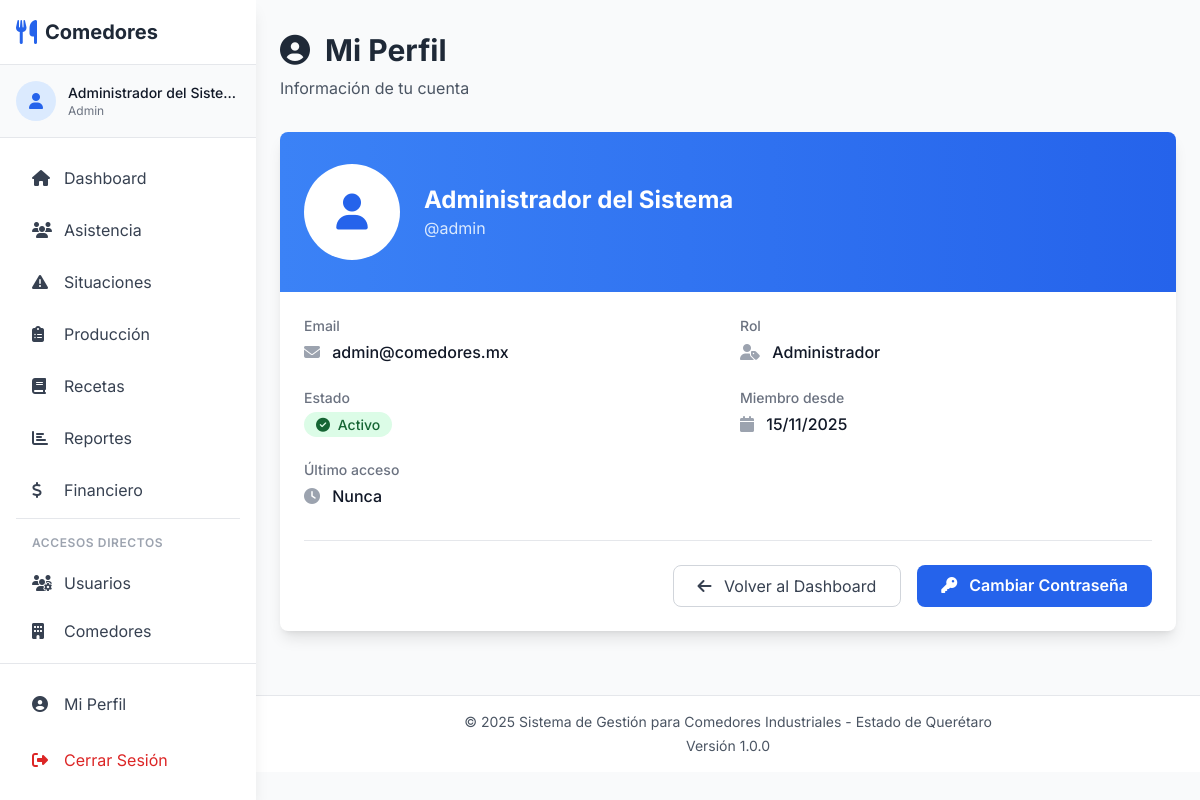
Page /profile (signed in) on the committed database.
### tables this page shows
CREATE TABLE IF NOT EXISTS usuarios (
    id INT AUTO_INCREMENT PRIMARY KEY,
    username VARCHAR(50) UNIQUE NOT NULL,
    email VARCHAR(100) UNIQUE NOT NULL,
    password VARCHAR(255) NOT NULL,
    nombre_completo VARCHAR(150) NOT NULL,
    rol ENUM('admin', 'coordinador', 'chef', 'operativo') DEFAULT 'operativo',
    activo TINYINT(1) DEFAULT 1,
    fecha_creacion TIMESTAMP DEFAULT CURRENT_TIMESTAMP,
    ultimo_acceso DATETIME NULL,
    INDEX idx_username (username),
    INDEX idx_rol (rol)
);

### config/Database.php (called while the page is built, shortened)
<?php
class Database {
    private static $instance = null;
    private $connection;
    private function __construct() {
        try {
            $dsn = "mysql:host=" . DB_HOST . ";dbname=" . DB_NAME . ";charset=" . DB_CHARSET;
            $this->connection = new PDO($dsn, DB_USER, DB_PASS);
            $this->connection->setAttribute(PDO::ATTR_ERRMODE, PDO::ERRMODE_EXCEPTION);
            $this->connection->setAttribute(PDO::ATTR_DEFAULT_FETCH_MODE, PDO::FETCH_ASSOC);
        } catch(PDOException $e) {
            die("Database Connection Error: " . $e->getMessage());
        }
    }
    public static function getInstance() {
        if (self::$instance === null) {
            self::$instance = new self();
        }
        return self::$instance;
    }
    public function getConnection() {
        return $this->connection;
    }
}

### app/controllers/ProfileController.php (called while the page is built, shortened)
<?php
class ProfileController extends Controller {
    public function index() {
        $stmt = $this->db->prepare("
            SELECT id, username, email, nombre_completo, rol, activo,
                   fecha_creacion, ultimo_acceso
            FROM usuarios
            WHERE id = ?
        ");
        $stmt->execute([$_SESSION['user_id']]);
        $user = $stmt->fetch();
        $data = [
            'title' => 'Mi Perfil',
            'user' => $user
        ];
        $this->view('profile/index', $data);
    }
}

### public/index.php (called while the page is built, shortened)
<?php
require_once APP_PATH . '/Router.php';
require_once APP_PATH . '/Controller.php';
$router = new Router();
$router->get('/', 'AuthController', 'index');
$router->get('/login', 'AuthController', 'login');
$router->post('/login', 'AuthController', 'doLogin');
$router->get('/logout', 'AuthController', 'logout');
$router->get('/forgot-password', 'AuthController', 'forgotPassword');
$router->post('/forgot-password', 'AuthController', 'sendPasswordReset');
$router->get('/reset-password', 'AuthController', 'resetPassword');
$router->post('/reset-password', 'AuthController', 'doResetPassword');
$router->get('/dashboard', 'DashboardController', 'index');
$router->get('/dashboard/stats', 'DashboardController', 'stats');
$router->get('/attendance', 'AttendanceController', 'index');
$router->get('/attendance/history', 'AttendanceController', 'history');
$router->get('/attendance/record', 'AttendanceController', 'recordForm');
$router->post('/attendance/record', 'AttendanceController', 'saveRecord');
$router->get('/attendance/projections', 'AttendanceController', 'projections');
$router->post('/attendance/calculate-projection', 'AttendanceController', 'calculateProjection');
$router->get('/situations', 'SituationsController', 'index');
$router->get('/situations/create', 'SituationsController', 'create');
$router->post('/situations/create', 'SituationsController', 'store');
$router->get('/situations/edit/:id', 'SituationsController', 'edit');
$router->post('/situations/update/:id', 'SituationsController', 'update');
$router->post('/situations/delete/:id', 'SituationsController', 'delete');
$router->get('/production', 'ProductionController', 'index');
$router->get('/production/create', 'ProductionController', 'create');
$router->post('/production/create', 'ProductionController', 'store');
$router->get('/production/view/:id', 'ProductionController', 'viewOrder');
$router->get('/production/edit/:id', 'ProductionController', 'edit');
$router->post('/production/update/:id', 'ProductionController', 'update');
$router->post('/production/calculate-ingredients', 'ProductionController', 'calculateIngredients');
$router->get('/production/print/:id', 'ProductionController', 'print');
$router->get('/recipes', 'RecipesController', 'index');
$router->get('/recipes/create', 'RecipesController', 'create');
$router->post('/recipes/create', 'RecipesController', 'store');
$router->get('/recipes/view/:id', 'RecipesController', 'viewRecipe');
$router->get('/recipes/edit/:id', 'RecipesController', 'edit');
$router->post('/recipes/update/:id', 'RecipesController', 'update');
$router->get('/reports', 'ReportsController', 'index');
$router->get('/reports/attendance', 'ReportsController', 'attendance');
$router->get('/reports/deviation', 'ReportsController', 'deviation');
$router->get('/reports/production', 'ReportsController', 'production');
$router->get('/reports/costs', 'ReportsController', 'costs');
$router->get('/reports/export-data', 'ReportsController', 'exportData');
$router->post('/reports/generate', 'ReportsController', 'generate');
$router->get('/reports/export/:type', 'ReportsController', 'export');
$router->get('/settings', 'SettingsController', 'index');
$router->post('/settings/update', 'SettingsController', 'update');
$router->get('/settings/users', 'SettingsController', 'users');
$router->post('/settings/users/create', 'SettingsController', 'createUser');
$router->get('/settings/users/get/:id', 'SettingsController', 'getUser');
$router->post('/settings/users/update', 'SettingsController', 'updateUser');
$router->post('/settings/users/delete', 'SettingsController', 'deleteUser');
$router->get('/settings/comedores', 'SettingsController', 'comedores');
$router->post('/settings/comedores/create', 'SettingsController', 'createComedor');
$router->get('/settings/comedores/get/:id', 'SettingsController', 'getComedor');
$router->post('/settings/comedores/update', 'SettingsController', 'updateComedor');
$router->post('/settings/comedores/delete', 'SettingsController', 'deleteComedor');
$router->get('/settings/ingredients', 'SettingsController', 'ingredients');
$router->post('/settings/ingredients/create', 'SettingsController', 'createIngredient');
$router->post('/settings/ingredients/update', 'SettingsController', 'updateIngredient');
$router->get('/settings/ingredients/get/:id', 'SettingsController', 'getIngredient');
$router->post('/settings/ingredients/toggle', 'SettingsController', 'toggleIngredient');
$router->post('/settings/ingredients/delete', 'SettingsController', 'deleteIngredient');
$router->get('/profile', 'ProfileController', 'index');
$router->get('/profile/change-password', 'ProfileController', 'changePassword');
$router->post('/profile/update-password', 'ProfileController', 'updatePassword');
$router->get('/financial', 'FinancialController', 'index');
$router->get('/financial/transactions', 'FinancialController', 'transactions');
$router->get('/financial/recent-movements', 'FinancialController', 'recentMovements');
$router->get('/financial/budgets', 'FinancialController', 'budgets');
$router->get('/financial/reports', 'FinancialController', 'reports');
$router->get('/financial/categories', 'FinancialController', 'categories');
$router->get('/financial/monthly-report', 'FinancialController', 'monthlyReport');
$router->get('/financial/account-statement', 'FinancialController', 'accountStatement');
$router->get('/financial/category-analysis', 'FinancialController', 'categoryAnalysis');
$router->post('/financial/transactions/create', 'FinancialController', 'createTransaction');
$router->post('/financial/budgets/create', 'FinancialController', 'createBudget');
$router->post('/financial/categories/create', 'FinancialController', 'createCategory');
$router->get('/financial/categories/get/:id', 'FinancialController', 'getCategory');
$router->post('/financial/categories/update', 'FinancialController', 'updateCategory');
$router->post('/financial/categories/toggle', 'FinancialController', 'toggleCategory');
$router->get('/suppliers', 'SuppliersController', 'index');
$router->post('/suppliers/create', 'SuppliersController', 'create');
$router->get('/suppliers/get/:id', 'SuppliersController', 'get');
$router->post('/suppliers/update', 'SuppliersController', 'update');
$router->post('/suppliers/toggle', 'SuppliersController', 'toggle');
$router->post('/suppliers/delete', 'SuppliersController', 'delete');
$router->post('/api/attendance/sync', 'ApiController', 'syncAttendance');
$router->post('/api/projections/get', 'ApiController', 'getProjections');
$router->post('/api/production/export', 'ApiController', 'exportProduction');
$router->get('/api/employees/sync', 'ApiController', 'syncEmployees');
$router->dispatch();

### app/views/profile/index.php (the view, shortened to what this page needs)
<?php require_once APP_PATH . '/views/layouts/header.php'; ?>
<?php require_once APP_PATH . '/views/layouts/nav.php'; ?>
<div class="container mx-auto px-4 py-8">
    <div class="max-w-4xl mx-auto">
        <div class="mb-8">
            <h1 class="text-3xl font-bold text-gray-800 mb-2">
                <i class="fas fa-user-circle mr-2"></i> Mi Perfil
            </h1>
            <p class="text-gray-600">Información de tu cuenta</p>
        </div>
        <div class="bg-white rounded-lg shadow-lg overflow-hidden">
            <div class="bg-gradient-to-r from-blue-500 to-blue-600 px-6 py-8">
                <div class="flex items-center">
                    <div class="h-24 w-24 bg-white rounded-full flex items-center justify-center text-blue-600 text-4xl">
                        <i class="fas fa-user"></i>
                    </div>
                    <div class="ml-6 text-white">
                        <h2 class="text-2xl font-bold"><?php echo htmlspecialchars($user['nombre_completo']); ?></h2>
                        <p class="text-blue-100">@<?php echo htmlspecialchars($user['username']); ?></p>
                    </div>
                </div>
            </div>
            <div class="p-6">
                <div class="grid grid-cols-1 md:grid-cols-2 gap-6">
                    <div>
                        <label class="block text-sm font-medium text-gray-500 mb-1">Email</label>
                        <p class="text-gray-900 font-medium">
                            <i class="fas fa-envelope mr-2 text-gray-400"></i>
                            <?php echo htmlspecialchars($user['email']); ?>
                        </p>
                    </div>
                    <div>
                        <label class="block text-sm font-medium text-gray-500 mb-1">Rol</label>
                        <p class="text-gray-900 font-medium">
                            <i class="fas fa-user-tag mr-2 text-gray-400"></i>
                            <?php
                            $roles = [
                                'admin' => 'Administrador',
                                'coordinador' => 'Coordinador',
                                'chef' => 'Chef',
                                'operativo' => 'Operativo'
                            ];
                            echo $roles[$user['rol']] ?? ucfirst($user['rol']);
                            ?>
                        </p>
                    </div>
                    <div>
                        <label class="block text-sm font-medium text-gray-500 mb-1">Estado</label>
                        <p class="text-gray-900 font-medium">
                            <?php if ($user['activo']): ?>
                                <span class="px-3 py-1 text-sm rounded-full bg-green-100 text-green-800">
                                    <i class="fas fa-check-circle mr-1"></i> Activo
                                </span>
                            <?php else: ?>
                                <span class="px-3 py-1 text-sm rounded-full bg-red-100 text-red-800">
                                    <i class="fas fa-times-circle mr-1"></i> Inactivo
                                </span>
                            <?php endif; ?>
                        </p>
                    </div>
                    <div>
                        <label class="block text-sm font-medium text-gray-500 mb-1">Miembro desde</label>
                        <p class="text-gray-900 font-medium">
                            <i class="fas fa-calendar mr-2 text-gray-400"></i>
                            <?php echo date('d/m/Y', strtotime($user['fecha_creacion'])); ?>
                        </p>
                    </div>
                    <div>
                        <label class="block text-sm font-medium text-gray-500 mb-1">Último acceso</label>
                        <p class="text-gray-900 font-medium">
                            <i class="fas fa-clock mr-2 text-gray-400"></i>
                            <?php echo $user['ultimo_acceso'] ? date('d/m/Y H:i', strtotime($user['ultimo_acceso'])) : 'Nunca'; ?>
                        </p>
                    </div>
                </div>
                <div class="mt-8 pt-6 border-t flex justify-end space-x-4">
                    <a href="<?php echo Router::url('/dashboard'); ?>"
                       class="px-6 py-2 border border-gray-300 rounded-lg text-gray-700 hover:bg-gray-50">
                        <i class="fas fa-arrow-left mr-2"></i> Volver al Dashboard
                    </a>
                    <a href="<?php echo Router::url('/profile/change-password'); ?>"
                       class="px-6 py-2 bg-blue-600 hover:bg-blue-700 text-white font-semibold rounded-lg">
                        <i class="fas fa-key mr-2"></i> Cambiar Contraseña
                    </a>
                </div>
            </div>
        </div>
    </div>
</div>
<?php require_once APP_PATH . '/views/layouts/footer.php'; ?>

### app/Router.php (shortened to what this page needs)
<?php
class Router {
    private $routes = [];
    public function add($method, $path, $controller, $action) {
        $this->routes[] = [
            'method' => strtoupper($method),
            'path' => $path,
            'controller' => $controller,
            'action' => $action
        ];
    }
    public function dispatch() {
        $requestMethod = $_SERVER['REQUEST_METHOD'];
        $requestUri = $_SERVER['REQUEST_URI'];
        $requestUri = strtok($requestUri, '?');
        $scriptName = $_SERVER['SCRIPT_NAME'];
        $basePath = str_replace('/index.php', '', $scriptName);
        $requestPath = str_replace($basePath, '', $requestUri);
        foreach ($this->routes as $route) {
            if ($route['method'] === $requestMethod) {
                $pattern = $this->convertToRegex($route['path']);
                if (preg_match($pattern, $requestPath, $matches)) {
                    array_shift($matches);
                    $controllerName = $route['controller'];
                    $controllerFile = APP_PATH . '/controllers/' . $controllerName . '.php';
                    if (file_exists($controllerFile)) {
                        $controller = new $controllerName();
                        $action = $route['action'];
                        if (method_exists($controller, $action)) {
                            call_user_func_array([$controller, $action], $matches);
                            return;
                        } else {
                            $this->error404("Method $action not found in $controllerName");
                            return;
                        }
                    } else {
                        $this->error404("Controller file not found: $controllerFile");
                        return;
                    }
                }
            }
        }
    }
    private function convertToRegex($path) {
        $pattern = preg_replace('/\/:([^\/]+)/', '/([^/]+)', $path);
        return '#^' . $pattern . '$#';
    }
    public static function url($path = '') {
        return BASE_URL . $path;
    }
}

### app/views/layouts/header.php (style rules this page uses)
body { font-family: 'Inter', sans-serif; }

### rows in the picture
usuarios: nombre_completo "Administrador del Sistema", username "admin", email "admin@comedores.mx", rol "Administrador", activo 1 (drawn), fecha_creacion "15/11/2025"
